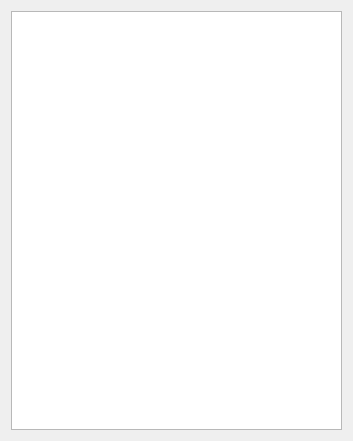
<?xml version="1.0" encoding="UTF-8"?>
<ui version="4.0">
 <class>curveDialog</class>
 <widget class="QDialog" name="curveDialog">
  <property name="geometry">
   <rect>
    <x>0</x>
    <y>0</y>
    <width>353</width>
    <height>441</height>
   </rect>
  </property>
  <property name="windowTitle">
   <string>Dialog</string>
  </property>
  <layout class="QGridLayout" name="gridLayout">
   <item row="0" column="0">
    <widget class="QGraphicsView" name="graphicsView"/>
   </item>
  </layout>
 </widget>
 <resources/>
 <connections/>
</ui>
